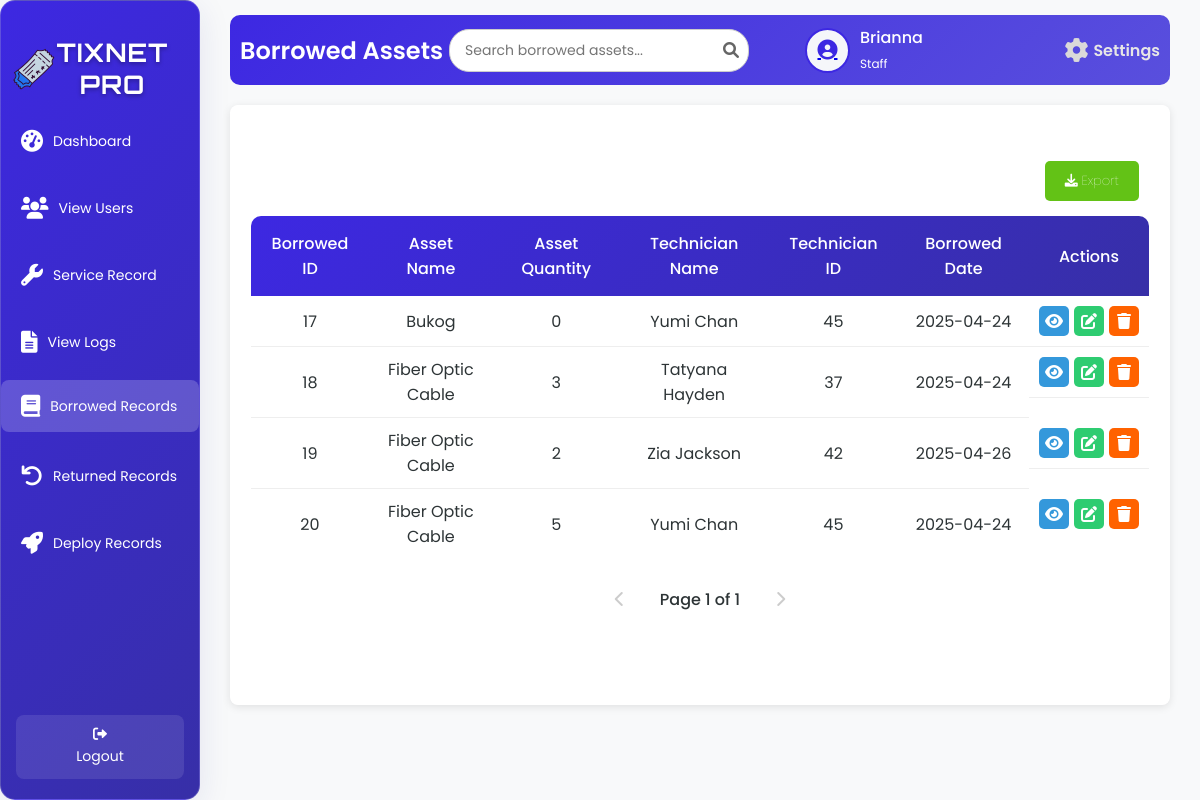
Before: /borrowedT.php (signed in) with the older database file.
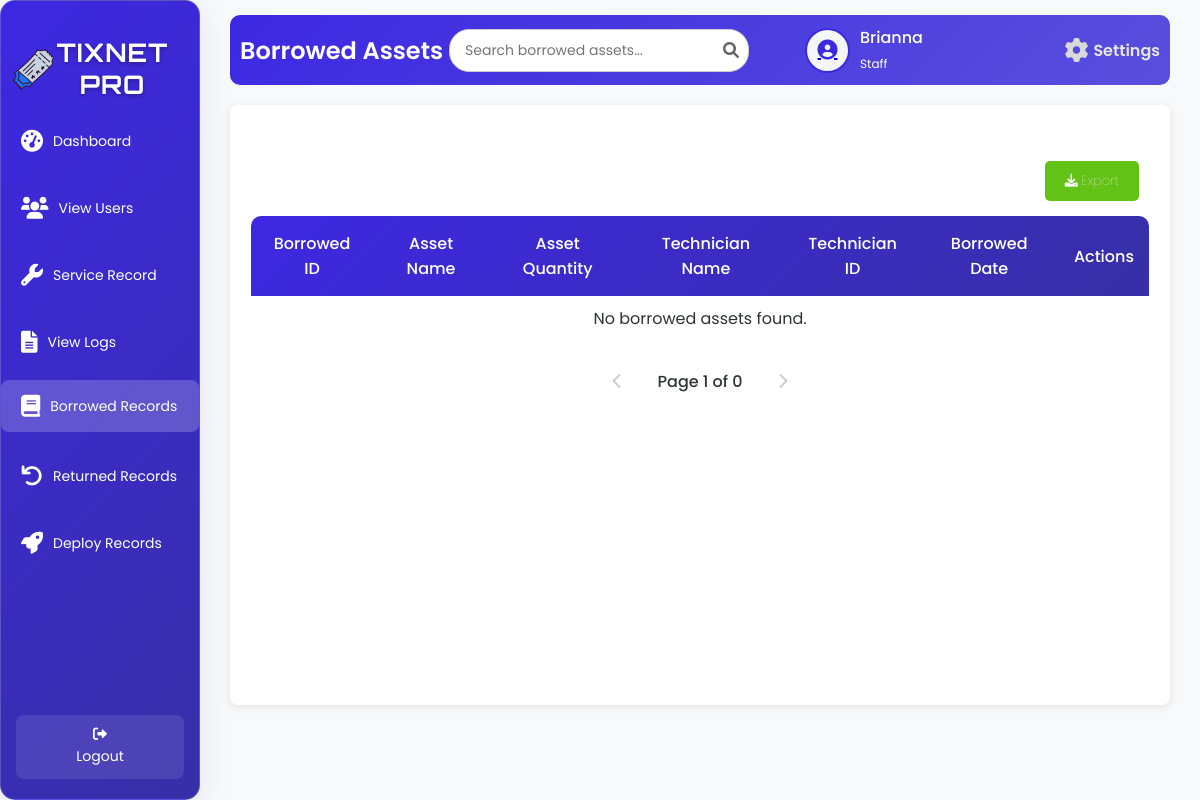
After: the same page with the newer database file.
### tables this page shows
CREATE TABLE `tbl_borrowed` (
  `b_id` int(50) NOT NULL,
  `b_assets_name` varchar(100) NOT NULL,
  `b_quantity` int(50) NOT NULL,
  `b_technician_name` varchar(100) NOT NULL,
  `b_date` date NOT NULL,
  `b_technician_id` int(50) NOT NULL
);

### borrowedT.php (the view, shortened to what the changed rows need)
<?php
include 'db.php';
if ($conn) {
    $limit = 10;
    $page = isset($_GET['page']) ? (int)$_GET['page'] : 1;
    $offset = ($page - 1) * $limit;
    $countQuery = "SELECT COUNT(*) as total FROM tbl_borrowed";
    $countResult = $conn->query($countQuery);
    $totalRecords = $countResult->fetch_assoc()['total'];
    $totalPages = ceil($totalRecords / $limit);
    $sqlBorrowed = "SELECT b_id, b_assets_name, b_quantity, b_technician_name, b_technician_id, b_date
                    FROM tbl_borrowed
                    LIMIT ?, ?";
    $stmt = $conn->prepare($sqlBorrowed);
    $stmt->bind_param("ii", $offset, $limit);
    $stmt->execute();
    $resultBorrowed = $stmt->get_result();
} else {
    echo "Database connection failed.";
    exit();
}
?>
<!DOCTYPE html>
<html lang="en">
<head>
    <link rel="stylesheet" href="borrowedTT.css">
    <link rel="stylesheet" href="https://cdnjs.cloudflare.com/ajax/libs/font-awesome/6.0.0-beta3/css/all.min.css">
</head>
<body>
<div class="wrapper">
    <div class="sidebar glass-container">
        <h2><img src="image/logo.png" alt="Tix Net Icon" class="sidebar-icon">TixNet Pro</h2>
    </div>
    <div class="container">
        <div class="upper">
            <h1>Borrowed Assets</h1>
        </div>
        <div class="table-box glass-container">
            <div class="borrowed">
                <table id="borrowedTable">
                    <thead>
                        <tr>
                            <th>Borrowed ID</th>
                            <th>Asset Name</th>
                            <th>Asset Quantity</th>
                            <th>Technician Name</th>
                            <th>Technician ID</th>
                            <th>Borrowed Date</th>
                            <th>Actions</th>
                        </tr>
                    </thead>
                    <tbody id="tableBody">
                    <?php
if ($resultBorrowed && $resultBorrowed->num_rows > 0) {
    while ($row = $resultBorrowed->fetch_assoc()) {
        echo "<tr>
                <td>{$row['b_id']}</td>
                <td>" . (isset($row['b_assets_name']) ? htmlspecialchars($row['b_assets_name'], ENT_QUOTES, 'UTF-8') : 'N/A') . "</td>
                <td>{$row['b_quantity']}</td>
                <td>{$row['b_technician_name']}</td>
                <td>{$row['b_technician_id']}</td>
                <td>{$row['b_date']}</td>
                <td class='action-buttons'>
                    <a class='view-btn' onclick=\"showViewModal('{$row['b_id']}', '" . htmlspecialchars($row['b_assets_name'], ENT_QUOTES, 'UTF-8') . "', '{$row['b_quantity']}', '{$row['b_technician_name']}', '{$row['b_technician_id']}', '{$row['b_date']}')\" title='View'><i class='fas fa-eye'></i></a>
                    <a class='edit-btn' onclick=\"showEditModal('{$row['b_id']}')\" title='Edit'><i class='fas fa-edit'></i></a>
                    <a class='delete-btn' onclick=\"showDeleteModal('{$row['b_id']}', '" . htmlspecialchars($row['b_assets_name'], ENT_QUOTES, 'UTF-8') . "')\" title='Delete'><i class='fas fa-trash'></i></a>
                </td>
              </tr>";
    }
} else {
    echo "<tr><td colspan='7'>No borrowed assets found.</td></tr>";
}
?>
                    </tbody>
                </table>
                <div class="pagination" id="borrowed-pagination">
                    <?php if ($page > 1): ?>
                        <a href="?page=<?php echo $page - 1; ?>" class="pagination-link"><i class="fas fa-chevron-left"></i></a>
                    <?php else: ?>
                        <span class="pagination-link disabled"><i class="fas fa-chevron-left"></i></span>
                    <?php endif; ?>
                    <span class="current-page">Page <?php echo $page; ?> of <?php echo $totalPages; ?></span>
                    <?php if ($page < $totalPages): ?>
                        <a href="?page=<?php echo $page + 1; ?>" class="pagination-link"><i class="fas fa-chevron-right"></i></a>
                    <?php else: ?>
                        <span class="pagination-link disabled"><i class="fas fa-chevron-right"></i></span>
                    <?php endif; ?>
                </div>
            </div>
        </div>
    </div>
</div>
</body>
</html>

Changed rows visible on the page:
removed tbl_borrowed: b_id "17", b_assets_name "Bukog", b_quantity "0", b_technician_name "Yumi Chan", b_technician "45", b_date "2025-04-24"
removed tbl_borrowed: b_id "18", b_assets_name "Fiber Optic Cable", b_quantity "3", b_technician_name "Tatyana Hayden", b_technician "37", b_date "2025-04-24"
removed tbl_borrowed: b_id "19", b_assets_name "Fiber Optic Cable", b_quantity "2", b_technician_name "Zia Jackson", b_technician "42", b_date "2025-04-26"
removed tbl_borrowed: b_id "20", b_assets_name "Fiber Optic Cable", b_quantity "5", b_technician_name "Yumi Chan", b_technician "45", b_date "2025-04-24"
Other visible differences:
$totalPages: "1" → "0"
text now shown: "No borrowed assets found."
